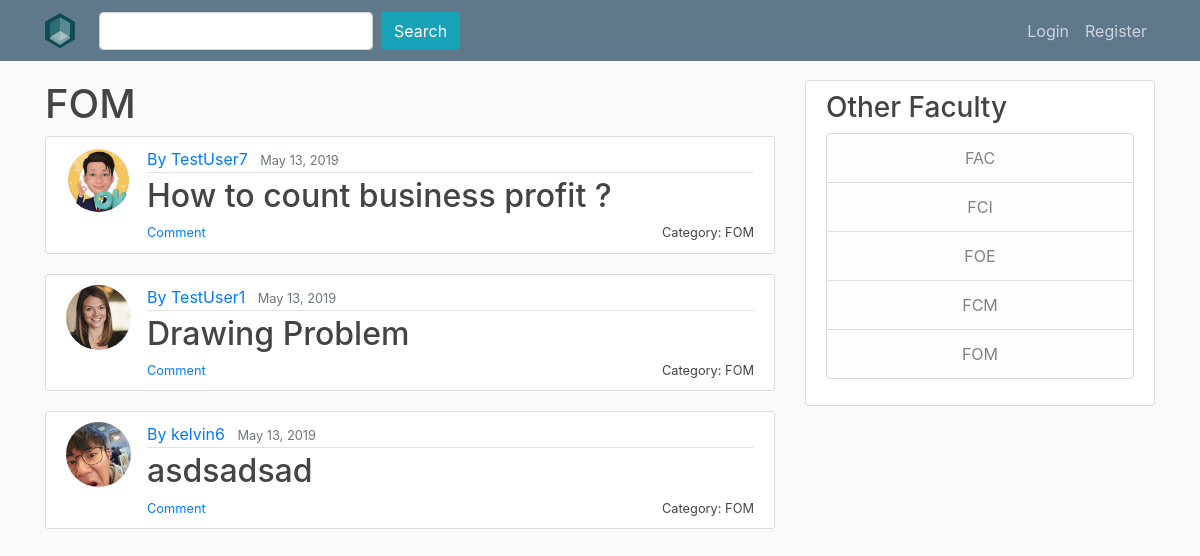
/category/fom/, run on an earlier commit of the app's database.
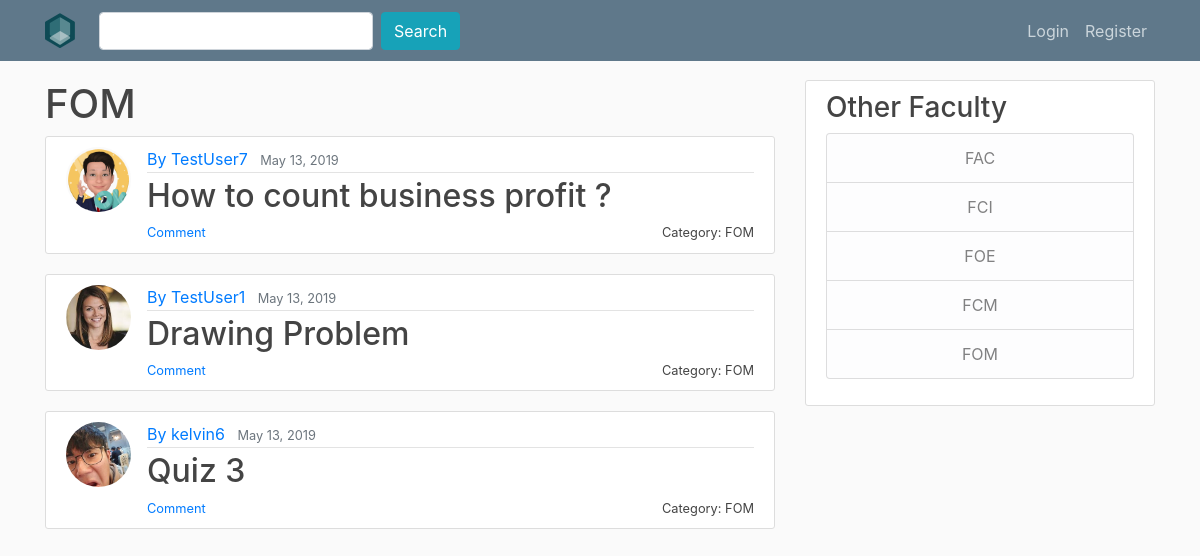
And on a later commit of the database.
### QnA/models.py (models this page shows, shortened)
class question (models.Model):
    title = models.CharField(max_length=100) #use charfield to limit user input
    liked_by = models.ManyToManyField(User,related_name='liked_by_question',blank = True)
    like = models.IntegerField(default=0)
    content = models.TextField() #use TextField if there is no limit for the content
    image = models.ImageField(upload_to="image",blank=True)
    date_published = models.DateTimeField(default=timezone.now) #auto-select the current time
    category = models.ForeignKey(category,on_delete=models.CASCADE)
    author = models.ForeignKey(User, on_delete=models.CASCADE) #if the user is deleted the question will be deleted

class category (models.Model):
    category = models.CharField(max_length=100)
    slug = models.SlugField(max_length=100,unique=True)
    def get_absolute_url(self):
        return reverse('category',args=[self.slug])
    def __str__(self):
        return self.category

### users/models.py (models this page shows, shortened)
class Profile(models.Model):
    user = models.OneToOneField(User, on_delete=models.CASCADE)
    image = models.ImageField(default="default.png", upload_to="profile_pics")

### QnA/views.py (the view)
# urls.py: path("category/<slug:slug>/",QuestionCategory.as_view(),name="category"),
class QuestionCategory(ListView):
    model = question
    template_name='QnA/category.html'
    def get_queryset(self):
        self.Category = get_object_or_404(category,slug=self.kwargs['slug'])
        return question.objects.filter(category=self.Category)
    def get_context_data(self,**kwargs):
        context = super(QuestionCategory,self).get_context_data(**kwargs)
        context['category']= self.Category
        return context

### QnA/templates/QnA/category.html (shortened to what this page needs)
{% extends "QnA/base.html" %}
{% load crispy_forms_tags %}
{% block content %}
    <h1>{{ category.category }}</h1>
	{% for question in question_list %}
		<article class="media content-section">
		  <img class="rounded-circle article-img" src="{{ question.author.profile.image.url }}">
		  <div class="media-body">
		    <div class="article-metadata">
		      <a class="mr-2" href="{% url 'user-profile' question.author.username %}" >By {{ question.author }}</a>
		      <small class="text-muted">{{ question.date_published|date:"F d, Y" }}</small>
		    </div>
				<h2><a class="article-title" style="display : inline" href="{% url 'question-detail' question.pk %}" >{{ question.title }}</a></h2>
				<a href="{{ question.category.get_absolute_url}}"><small class="article-title" style="float: right" >Category: {{ question.category }}</small></a>
                <small class="article-title" style="float: left" ><a href="{% url 'question-detail' question.pk %}">Comment</a></small>
		  </div>
		</article>
	{% endfor %}
{% endblock %}

What changed in the data, as far as the page shows it:
changed question "kelvin6": title "asdsadsad" → "Quiz 3"
